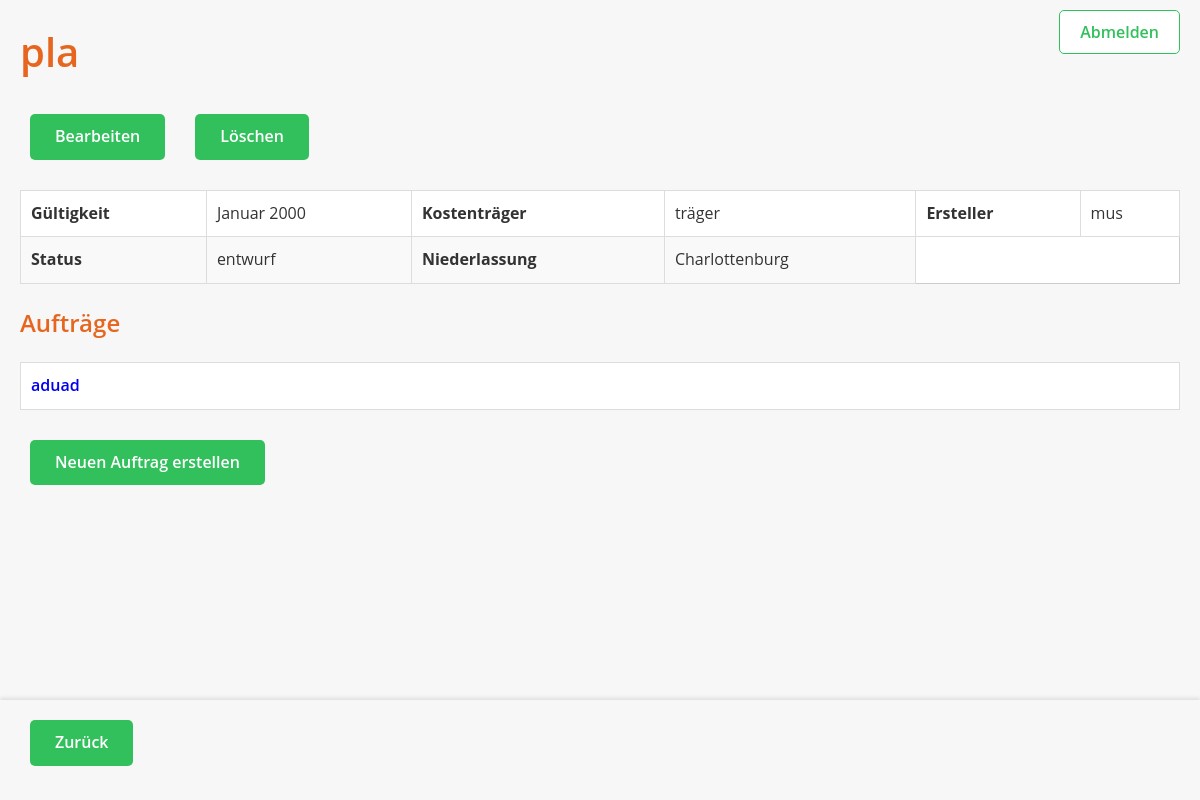
/PersonaleinsatzplanHaeH/personaleinsatzplan/11/?next=/PersonaleinsatzplanHaeH/personaleinsatzplan/list2/, run on an earlier commit of the app's database.
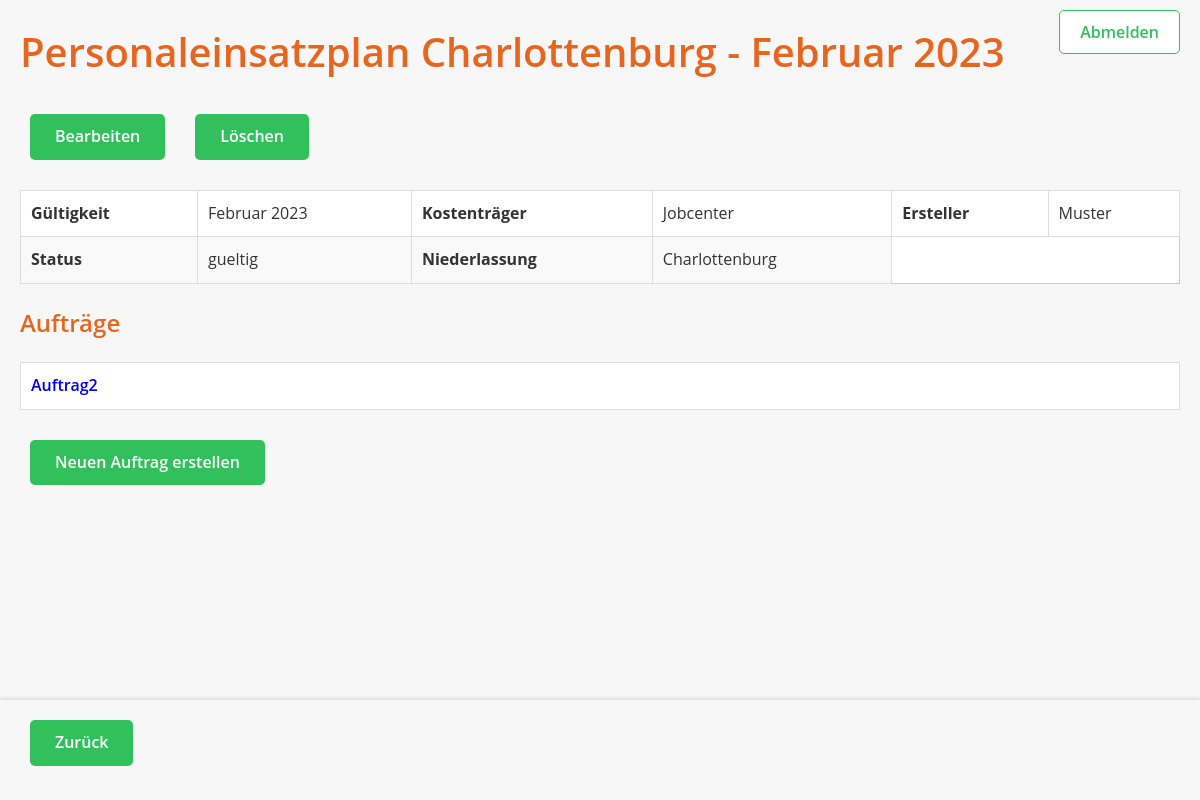
And on a later commit of the database.
### PersonaleinsatzplanHaeH/models.py (models this page shows, shortened)
class Personaleinsatzplan(models.Model):
    STATUS_CHOICES = [
        ('entwurf', 'Entwurf'),
        ('in_bearbeitung', 'in Bearbeitung'),
        ('gueltig', 'Gültig'),
        ('archiviert', 'Archiviert'),
        ('storniert', 'Storniert')
    ]
    name = models.CharField(max_length=255)
    gueltigkeit_monat = models.IntegerField(choices=[
        (1, "Januar"), (2, "Februar"), (3, "März"), (4, "April"),
        (5, "Mai"), (6, "Juni"), (7, "Juli"), (8, "August"),
        (9, "September"), (10, "Oktober"), (11, "November"), (12, "Dezember")
    ])
    gueltigkeit_jahr = models.IntegerField()
    kostentraeger = models.CharField(max_length=255)
    ersteller = models.CharField(max_length=255)
    version = models.IntegerField(blank=True, null=True)
    status = models.CharField(max_length=20, choices=STATUS_CHOICES, default='entwurf')
    niederlassung = models.ForeignKey(
        'Niederlassung', on_delete=models.PROTECT, related_name='personaleinsatzplaene'
    )

class Auftrag(models.Model):
    name = models.CharField(max_length=255)
    vergabenummer = models.CharField(max_length=255, unique=True)
    optionsnummer = models.CharField(max_length=255, unique=True)
    massnahmenummer = models.CharField(max_length=255, unique=True)
    startdatum = models.DateField()
    enddatum = models.DateField()
    max_klienten = models.IntegerField(default=0)
    mindest_klienten = models.IntegerField(default=0)
    aktuell_klienten = models.IntegerField(default=0)
    personaleinsatzplan = models.ForeignKey(Personaleinsatzplan, on_delete=models.CASCADE, related_name='auftraege')

class Niederlassung(models.Model):
    name = models.CharField(max_length=255)
    def __str__(self):
        return self.name

### PersonaleinsatzplanHaeH/views.py (the view)
# urls.py: path('personaleinsatzplan/<int:pk>/', PersonaleinsatzplanDetailView.as_view(), name='personaleinsatzplan_detail'),
class PersonaleinsatzplanDetailView(DetailView):
    model = Personaleinsatzplan
    template_name = 'personaleinsatzplan_detail2.html'
    context_object_name = 'personaleinsatzplan'
    def get_context_data(self, **kwargs):
        context = super().get_context_data(**kwargs)
        personaleinsatzplan = self.object
        auftrag_details = []
        auftraege = Auftrag.objects.filter(personaleinsatzplan=personaleinsatzplan).prefetch_related(
            'betreuungsschluessel__mitarbeiter_zuweisungen__mitarbeiter'
        )
        for auftrag in auftraege:
            betreuungsschluessel_details = []
            for schluessel in auftrag.betreuungsschluessel.all():
                mitarbeiter_zuweisungen = schluessel.mitarbeiter_zuweisungen.all()
                mitarbeiter_list = []
                for zuweisung in mitarbeiter_zuweisungen:
                    mitarbeiter_list.append({
                        'id': zuweisung.mitarbeiter.id,
                        'nachname': zuweisung.mitarbeiter.nachname,
                        'vorname': zuweisung.mitarbeiter.vorname,
                        'geburtsdatum': zuweisung.mitarbeiter.geburtsdatum,
                        'qualifikation': zuweisung.mitarbeiter.qualifikation,
                        'max_woechentliche_arbeitszeit': zuweisung.mitarbeiter.max_woechentliche_arbeitszeit,
                        'anteil_stunden_pro_woche': zuweisung.anteil_stunden_pro_woche,
                        'freie_stunden': zuweisung.freie_stunden,
                        'zugewiesene_stunden': zuweisung.total_hours,
                        'kommentar': zuweisung.kommentar,
                        'mitarbeiter_betreuungsschluessel_id': zuweisung.id,
                    })
                betreuungsschluessel_details.append({
                    'id': schluessel.id,
                    'name': schluessel.name,
                    'position': schluessel.position,
                    'klienten_pro_betreuer': schluessel.klienten_pro_betreuer,
                    'benoetigte_VZA_max': schluessel.benoetigte_VZA_max,
                    'benoetigte_VZA_mindest': schluessel.benoetigte_VZA_mindest,
                    'benoetigte_VZA_aktuell': schluessel.benoetigte_VZA_aktuell,
                    'abgedeckte_VZA': schluessel.abgedeckte_VZA,
                    'differenz_VZA_max': schluessel.differenz_VZA_max,
                    'differenz_VZA_mindest': schluessel.differenz_VZA_mindest,
                    'differenz_VZA_aktuell': schluessel.differenz_VZA_aktuell,
                    'mitarbeiter': mitarbeiter_list,
                })
            auftrag_details.append({
                'auftrag': auftrag,
                'betreuungsschluessel': betreuungsschluessel_details,
            })
        context['auftrag_details'] = auftrag_details
        context['zurueck_link'] = self.request.GET.get('next', reverse('PersonaleinsatzplanHaeH:startseite'))
        return context

### PersonaleinsatzplanHaeH/models.py (called while the page is built)
    @property
    def abgedeckte_VZA(self):
        total_stunden = MitarbeiterBetreuungsschluessel.objects.filter(
            schluessel=self
        ).aggregate(total=Sum('anteil_stunden_pro_woche'))['total']
        vza_wert = VollzeitaequivalentStunden.objects.first().wert if VollzeitaequivalentStunden.objects.exists() else 1
        abgedeckte_vza = (total_stunden / vza_wert) if total_stunden else 0
        return round(abgedeckte_vza, 1)

    @property
    def benoetigte_VZA_max(self):
        if self.auftrag:
            return self.auftrag.max_klienten / self.klienten_pro_betreuer
        return 0

    @property
    def benoetigte_VZA_mindest(self):
        if self.auftrag:
            return self.auftrag.mindest_klienten / self.klienten_pro_betreuer
        return 0

    @property
    def benoetigte_VZA_aktuell(self):
        if self.auftrag:
            return self.auftrag.aktuell_klienten / self.klienten_pro_betreuer
        return 0

    @property
    def differenz_VZA_max(self):
        return round(self.benoetigte_VZA_max - self.abgedeckte_VZA, 1)

    @property
    def differenz_VZA_mindest(self):
        return round(self.benoetigte_VZA_mindest - self.abgedeckte_VZA, 1)

### templates/personaleinsatzplan_detail2.html (shortened to what this page needs)
<!DOCTYPE html>
<html lang="en">
<head>
    {% load static %}
    <link rel="stylesheet" href="{% static 'css/styles.css' %}">
</head>
<body class="personaleinsatzplan-detail-seite">
<div class="navbar">
    <a href="{% url 'PersonaleinsatzplanHaeH:logout' %}" class="logout-link">Abmelden</a>
</div>
<h1 class="page-title">{{ personaleinsatzplan.name }}</h1>
<div class="actions">
    <a href="{% url 'PersonaleinsatzplanHaeH:personaleinsatzplan_update' personaleinsatzplan.pk %}?next={{ request.path }}" class="action-link">Bearbeiten</a>
    <a href="{% url 'PersonaleinsatzplanHaeH:personaleinsatzplan_delete' personaleinsatzplan.pk %}?next={{ request.path }}" class="action-link">Löschen</a>
</div>
<section>
    <table class="detail-table">
        <tbody>
            <tr>
                <th>Gültigkeit</th>
                <td>{{ personaleinsatzplan.get_gueltigkeit_monat_display }} {{ personaleinsatzplan.gueltigkeit_jahr }}</td>
                <th>Kostenträger</th>
                <td>{{ personaleinsatzplan.kostentraeger }}</td>
                <th>Ersteller</th>
                <td>{{ personaleinsatzplan.ersteller }}</td>
            </tr>
            <tr>
                <th>Status</th>
                <td>{{ personaleinsatzplan.status }}</td>
                <th>Niederlassung</th>
                <td>{{ personaleinsatzplan.niederlassung }}</td>
            </tr>
        </tbody>
    </table>
</section>
<section>
    <h3 class="section-title">Aufträge</h3>
    <table class="auftraege-table">
        <tbody>
            {% for auftrag in personaleinsatzplan.auftraege.all %}
            <tr>
                <td>
                    <a href="{% url 'PersonaleinsatzplanHaeH:auftrag_detail' auftrag.pk %}?next={{ request.path }}" class="auftrag-link">
                        {{ auftrag.name }}
                    </a>
                </td>
            </tr>
            {% endfor %}
        </tbody>
    </table>
    <a href="{% url 'PersonaleinsatzplanHaeH:auftrag_create' %}?personaleinsatzplan_id={{ personaleinsatzplan.pk }}&next={{ request.path }}" class="action-link">
        Neuen Auftrag erstellen
    </a>
</section>
<div class="link-container">
    <a href="{{ zurueck_link }}" class="action-link">Zurück</a>
</div>
</body>
</html>

What changed in the data, as far as the page shows it:
removed Auftrag: name "aduad"
changed Personaleinsatzplan "Charlottenburg": name "pla" → "Personaleinsatzplan Charlottenburg - Februar 2023"; gueltigkeit_monat "Januar" → "Februar"; gueltigkeit_jahr "2000" → "2023"; kostentraeger "träger" → "Jobcenter"; ersteller "mus" → "Muster"; status "entwurf" → "gueltig"
added Auftrag: name "Auftrag2"
